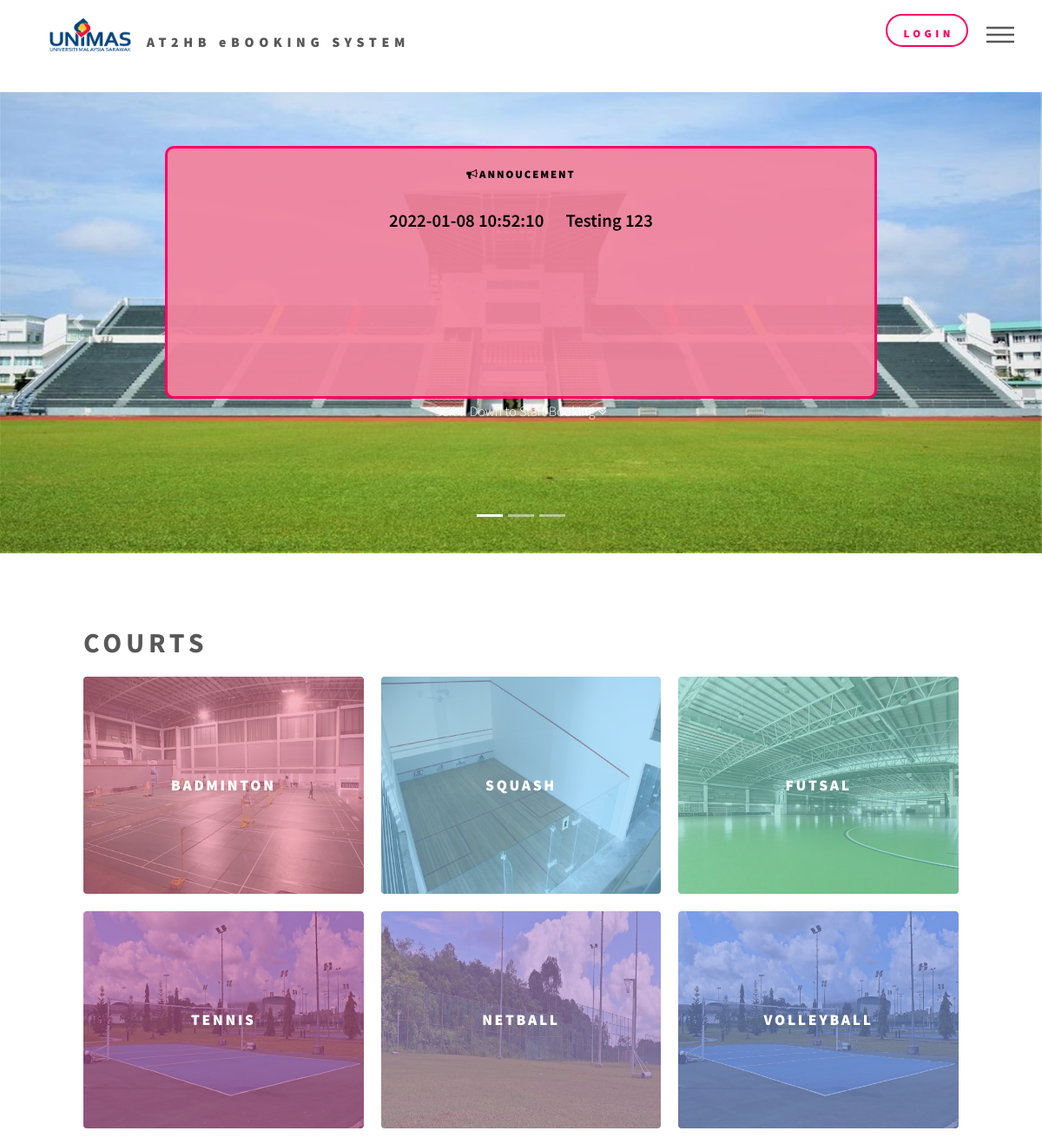
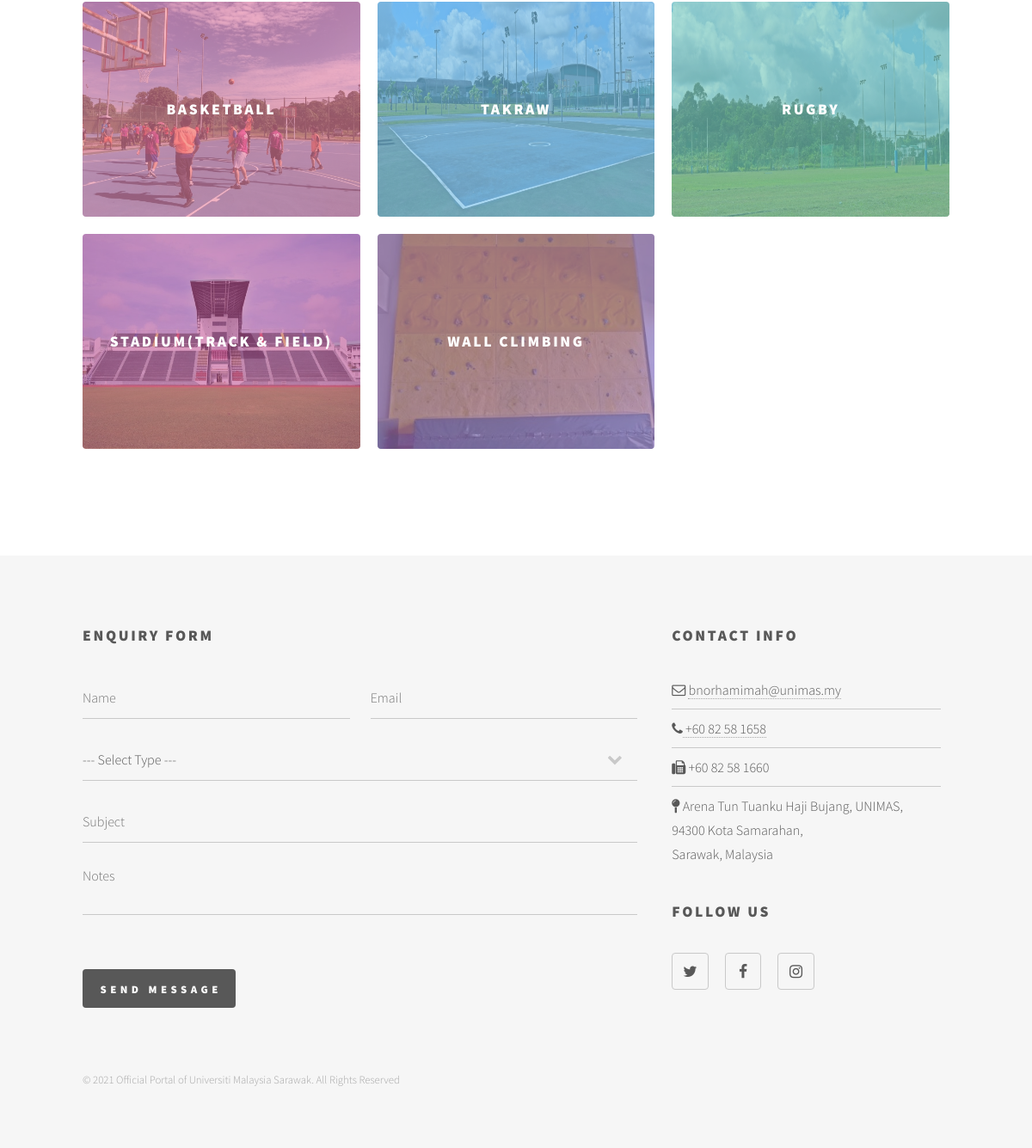
The page /user/ on the database its author committed (2 pictures, top to bottom).
### tables this page shows
CREATE TABLE `announcement` (
  `announcement_id` int(11) NOT NULL,
  `announcement_submit` datetime NOT NULL,
  `announcement_detail` varchar(255) NOT NULL
);

### user/_asset/process/dbcontroller.php (called while the page is built, shortened)
<?php
class DBController {
	private $host = "localhost";
	private $user = "root";
	private $password = "";
	private $database = "at2hb_db";
	private $conn;
	function __construct() {
		$this->conn = $this->connectDB();
	}
	function connectDB() {
		$conn = mysqli_connect($this->host,$this->user,$this->password,$this->database);
		return $conn;
	}
	function runQuery($query) {
		$result = mysqli_query($this->conn,$query);
		while($row=mysqli_fetch_assoc($result)) {
			$resultset[] = $row;
		}
		if(!empty($resultset))
			return $resultset;
	}
}
?>

### user/index.php (the view, shortened to what this page needs)
<html>
	<head>
		<link rel="stylesheet" href="_asset/bootstrap/css/bootstrap.min.css" />
		<link rel="stylesheet" href="_asset/css/index.css" />
	</head>
	<body class="is-preload">
<?php
if(isset($_SESSION['id'])){
    $uid=$_SESSION['id'];
  }
else{
    $uid='annonymous';
}
?>
	<header id="header">
	<div class="inner">
	<a href="index.php" class="logo" >
		<img src="../img/unimas_logo.png"> <span class="title">AT2HB <span class="s">e</span>Booking System</span>
	</a>
<?php
if($uid=='annonymous'){
	echo' <a href="login.php"><button class="login-btn">Login</button></a>';
}
?>
	<nav>
		<ul>
			<li><a href="#menu">Menu</a></li>
		</ul>
	</nav>
	</div>
</header>
			<div id="wrapper">
					<div id="main">
						<div id="carouselExampleIndicators" class="carousel slide" data-ride="carousel">
						  <ol class="carousel-indicators">
						    <li data-target="#carouselExampleIndicators" data-slide-to="0" class="active"></li>
						    <li data-target="#carouselExampleIndicators" data-slide-to="1"></li>
						    <li data-target="#carouselExampleIndicators" data-slide-to="2"></li>
						  </ol>
<div class="carousel-inner">
<div class="carousel-caption d-none d-md-block">
		<div class="container announcement">
					<h6><i class="fa fa-bullhorn "></i>Annoucement</h6>
			<div class="announce">
<?php
    require_once("_asset/process/dbcontroller.php");
    $db_handler = new DBController();
    $announcement_array = $db_handler->runQuery("SELECT announcement_submit,announcement_detail FROM announcement ORDER BY announcement_submit desc;");
    if (!empty($announcement_array)) {
        foreach($announcement_array as $key=>$value){
            echo "<small>".$announcement_array[$key]["announcement_submit"]."</small> &nbsp &nbsp &nbsp";
            echo $announcement_array[$key]["announcement_detail"]."<br>";
        }
    }
?>
			</div>
		</div>
		Scroll Down to Start Booking
		<i class="fa fa-angle-double-down"></i>
</div>
					    	<div class="carousel-item active">
						    </div>
							</div>
						  <a class="carousel-control-prev" href="#carouselExampleIndicators" role="button" data-slide="prev">
						    <span class="carousel-control-prev-icon" aria-hidden="true"></span>
						  </a>
						  <a class="carousel-control-next" href="#carouselExampleIndicators" role="button" data-slide="next">
						    <span class="carousel-control-next-icon" aria-hidden="true"></span>
						  </a>
						</div>
						<br>
						<br>
						<div class="inner">
							<br>
							<h2 class="h2">Courts</h2>
							<section class="tiles">
								<article class="style1">
									<span class="image">
										<img src="../img/sport-1-720x480.jpg" alt="" />
									</span>
									<a href="facility_detail.php?FID=1">
										<h2>Badminton</h2>
									</a>
								</article>
								<article class="style2">
									<span class="image">
										<img src="../img/sport-2-720x480.jpg" alt="" />
									</span>
									<a href="facility_detail.php?FID=2">
										<h2>Squash</h2>
									</a>
								</article>
								<article class="style3">
									<span class="image">
										<img src="../img/sport-3-720x480.jpg" alt="" />
									</span>
									<a href="facility_detail.php?FID=3">
										<h2>Futsal</h2>
									</a>
								</article>
								<article class="style4">
									<span class="image">
										<img src="../img/sport-4-720x480.jpg" alt="" />
									</span>
									<a href="facility_detail.php?FID=4">
										<h2>Tennis</h2>
									</a>
								</article>
								<article class="style5">
									<span class="image">
										<img src="../img/sport-5-720x480.jpg" alt="" />
									</span>
									<a href="facility_detail.php?FID=5">
										<h2>Netball</h2>
									</a>
								</article>
								<article class="style6">
									<span class="image">
										<img src="../img/sport-6-720x480.jpg" alt="" />
									</span>
									<a href="facility_detail.php?FID=6">
										<h2>Volleyball</h2>
									</a>
								</article>
								<article class="style7">
									<span class="image">
										<img src="../img/sport-7-720x480.jpg" alt="" />
									</span>
									<a href="facility_detail.php?FID=7">
										<h2>Basketball</h2>
									</a>
								</article>
								<article class="style8">
									<span class="image">
										<img src="../img/sport-8-720x480.jpg" alt="" />
									</span>
									<a href="facility_detail.php?FID=8">
										<h2>Takraw</h2>
									</a>
								</article>
								<article class="style9">
									<span class="image">
										<img src="../img/sport-9-720x480.jpg" alt="" />
									</span>
									<a href="facility_detail.php?FID=9">
										<h2>Rugby</h2>
									</a>
								</article>
								<article class="style10">
									<span class="image">
										<img src="../img/sport-10-720x480.jpg" alt="" />
									</span>
									<a href="facility_detail.php?FID=10">
										<h2>Stadium(Track & Field)</h2>
									</a>
								</article>
								<article class="style11">
									<span class="image">
										<img src="../img/sport-11-720x480.jpg" alt="" />
									</span>
									<a href="facility_detail.php?FID=11">
										<h2>Wall Climbing</h2>
									</a>
								</article>
							</section>
							<br>
					</div>
		</div>
					<footer id="footer">
						<div class="inner">
							<section>
								<h2>Enquiry form</h2>
								<form method="post" name="enqForm" action="_asset/process/feedback_process.php" onsubmit="return isValid()">
									<div class="fields">
										<div class="field half">
											<input type="text" name="name" id="name" placeholder="Name" autocomplete="off" />
										</div>
										<div class="field half">
											<input type="text" name="email" id="email" placeholder="Email" autocomplete="off" />
										</div>
										<div class="field">
											<select  id="type" name="type">
												<option value="NULL" disabled selected>--- Select Type ---</option>
											</select>
										</div>
										<div class="field">
											<input type="text" name="subject" id="subject" placeholder="Subject" autocomplete="off" />
										</div>
										<div class="field">
											<textarea name="message" id="message" rows="3" placeholder="Notes"></textarea>
										</div>
										<div class="field text-right">
											<label>&nbsp;</label>
											<ul class="actions">
												<li><input type="submit" value="Send Message" class="primary" /></li>
											</ul>
										</div>
									</div>
								</form>
							</section>
							<section id=contact-us>
								<h2>Contact Info</h2>
								<ul class="alt">
									<li><span class="fa fa-envelope-o"></span> <a href="mailto:bnorhamimah@unimas.my">bnorhamimah@unimas.my</a></li>
									<li><span class="fa fa-phone"></span><a href="tel:+6082581658"> +60 82 58 1658</a> </li>
									<li><span class="fa fa-fax"></span> +60 82 58 1660 </li>
									<li><span class="fa fa-map-pin"></span> Arena Tun Tuanku Haji Bujang, UNIMAS,<br>  94300 Kota Samarahan,<br> Sarawak, Malaysia</li>
								</ul>
								<h2>Follow Us</h2>
								<ul class="icons">
									<li><a href="https://twitter.com/ps_unimas?lang=en" class="icon style2 fa-twitter"><span class="label">Twitter</span></a></li>
									<li><a href="https://www.facebook.com/pusatsukanunimas" class="icon style2 fa-facebook"><span class="label">Facebook</span></a></li>
									<li><a href="https://www.instagram.com/at2hb/" class="icon style2 fa-instagram"><span class="label">Instagram</span></a></li>
								</ul>
							</section>
							<ul class="copyright">
								<li>© 2021 Official Portal of Universiti Malaysia Sarawak. All Rights Reserved </li>
							</ul>
						</div>
					</footer>
	</body>
</html>

### user/index.php (style rules this page uses)
.carousel-caption { bottom: 130px; padding-left: 10px; padding-right:10px; }
.announcement { background-color: rgb(242, 132, 158, 0.95); color: black; border-radius: 10px; border:3px solid #ff0063; width:100%; height: 100%; padding:20px; overflow: scroll; -ms-overflow-style: none; scrollbar-width: none; }
.announce { height: 200px; width: 100%; font-size: 1.3rem; font-weight: 600; -ms-overflow-style: none; scrollbar-width: none; }

### rows shown on the page
announcement: announcement_submit "2022-01-08 10:52:10", announcement_detail "Testing 123"
